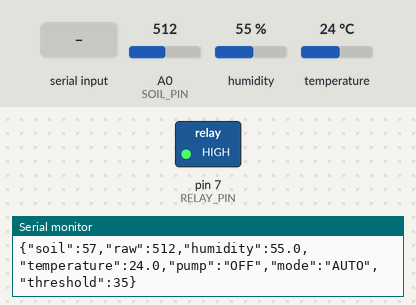
Bench run of a sketch on a simulated Arduino Uno, built with avr-gcc and run on an emulated ATmega328P. Shown: switched loads named in the sketch (green lamp = pin HIGH), the last lines printed to the serial monitor. Inputs (shaded band) come from the test bench; at power-on: A0 (SOIL_PIN) = 512, humidity 55 %, temperature 24 °C.

Above: at 2.2 s.
2.3 s: A0 (SOIL_PIN) set to 611
3.8 s: A0 (SOIL_PIN) set to 641
At 5.2 s:
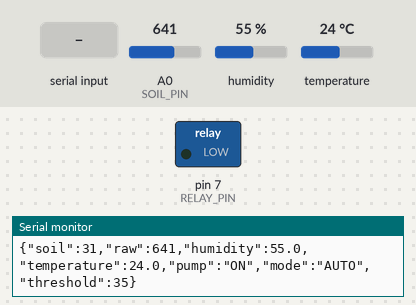
9.5 s: "OFF\n" received over Serial
At 10.9 s:
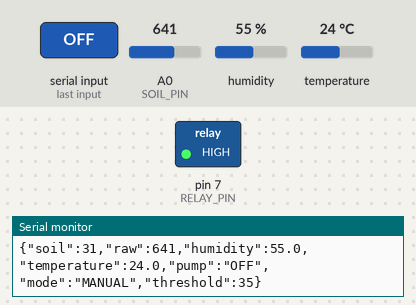
13.5 s: "AUTO\n" received over Serial
At 14.0 s:
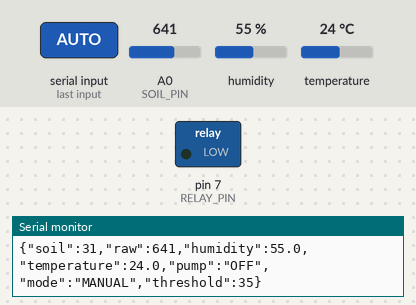
15.0 s: A0 (SOIL_PIN) set to 511
At 16.1 s:
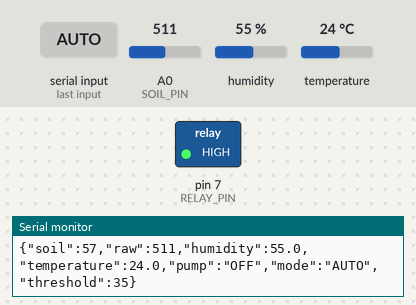
Timing chart, 0 to 17.5 s (numbered marks = the images above; inputs shaded):
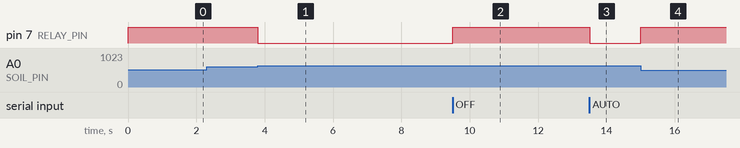

The sketch:

Agriculture.ino
```cpp
#include <DHT.h>

// -------- PIN CONFIGURATION --------
#define SOIL_PIN A0
#define DHT_PIN 2
#define DHT_TYPE DHT11
#define RELAY_PIN 7

DHT dht(DHT_PIN, DHT_TYPE);

// -------- SOIL CALIBRATION --------
const int SOIL_DRY = 800;
const int SOIL_WET = 300;

// -------- SETTINGS --------
int moistureThreshold = 35;
const int HYSTERESIS = 5;

// Most relay modules are active LOW
#define RELAY_ACTIVE_LOW true

bool pumpStatus = false;
bool autoMode = true;

unsigned long previousMillis = 0;
const unsigned long interval = 2000;

// -------- PUMP CONTROL --------
void controlPump(bool state) {
  pumpStatus = state;

  if (RELAY_ACTIVE_LOW) {
    digitalWrite(RELAY_PIN, state ? LOW : HIGH);
  } else {
    digitalWrite(RELAY_PIN, state ? HIGH : LOW);
  }
}

// -------- SOIL MOISTURE --------
int readSoilMoisture() {
  int rawValue = analogRead(SOIL_PIN);

  int moisture = map(
    rawValue,
    SOIL_DRY,
    SOIL_WET,
    0,
    100
  );

  return constrain(moisture, 0, 100);
}

// -------- SERIAL COMMANDS --------
void processCommand(String command) {
  command.trim();
  command.toUpperCase();

  if (command == "AUTO") {
    autoMode = true;
  }

  else if (command == "ON") {
    autoMode = false;
    controlPump(true);
  }

  else if (command == "OFF") {
    autoMode = false;
    controlPump(false);
  }

  else if (command.startsWith("THRESHOLD:")) {
    int value = command.substring(10).toInt();

    if (value >= 5 && value <= 90) {
      moistureThreshold = value;
    }
  }
}

// -------- SETUP --------
void setup() {
  Serial.begin(9600);

  digitalWrite(RELAY_PIN, RELAY_ACTIVE_LOW ? HIGH : LOW);
  pinMode(RELAY_PIN, OUTPUT);

  controlPump(false);

  dht.begin();

  delay(1000);

  Serial.println("SMART IRRIGATION SYSTEM STARTED");
}

// -------- MAIN LOOP --------
void loop() {

  // Receive commands from web dashboard
  while (Serial.available()) {
    String command = Serial.readStringUntil('\n');
    processCommand(command);
  }

  // Read sensors
  int soil = readSoilMoisture();

  float humidity = dht.readHumidity();
  float temperature = dht.readTemperature();

  // Automatic pump control
  if (autoMode) {

    if (!pumpStatus && soil < moistureThreshold) {
      controlPump(true);
    }

    else if (pumpStatus &&
             soil >= moistureThreshold + HYSTERESIS) {
      controlPump(false);
    }
  }

  // Send data to web dashboard every 2 seconds
  if (millis() - previousMillis >= interval) {

    previousMillis = millis();

    Serial.print("{\"soil\":");
    Serial.print(soil);

    Serial.print(",\"raw\":");
    Serial.print(analogRead(SOIL_PIN));

    Serial.print(",\"humidity\":");
    if (isnan(humidity)) Serial.print("null");
    else Serial.print(humidity, 1);

    Serial.print(",\"temperature\":");
    if (isnan(temperature)) Serial.print("null");
    else Serial.print(temperature, 1);

    Serial.print(",\"pump\":\"");
    Serial.print(pumpStatus ? "ON" : "OFF");

    Serial.print("\",\"mode\":\"");
    Serial.print(autoMode ? "AUTO" : "MANUAL");

    Serial.print("\",\"threshold\":");
    Serial.print(moistureThreshold);

    Serial.println("}");
  }
}
```

Measured:
- the behaviour switches between 625 and 626 on A0 (SOIL_PIN) (found by bisection; images 0 and 1)
- after the input at 2.3 s, every drawn part: stays the same
- after the input at 3.8 s, pin 7 (RELAY_PIN): HIGH → LOW at once
- after the input at 9.5 s, pin 7 (RELAY_PIN): LOW → HIGH at once
- after the input at 13.5 s, pin 7 (RELAY_PIN): HIGH → LOW at once
- after the input at 15.0 s, pin 7 (RELAY_PIN): LOW → HIGH at once
